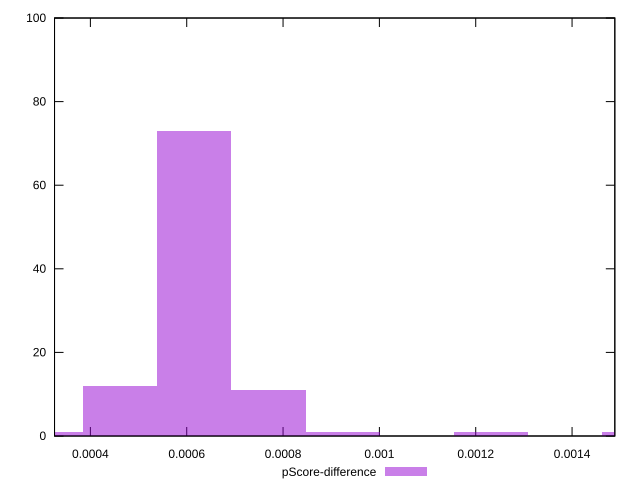

Generate this figure with gnuplot:
reset

$pScoreDifference <<EOF
0.000307914121766581 1
0.000615828243533162 73
0.00046187118264987145 12
0.0007697853044164525 11
0.0009237423652997429 1
0.001539570608832905 1
0.001231656487066324 1
EOF

set key outside below
set boxwidth 0.0001539570608832905
set xrange [0.00032556475434974974:0.001488782695155788]
set yrange [0:100]
set trange [0:100]
set style fill transparent solid 0.5 noborder
set terminal svg size 640, 490 enhanced background rgb 'white'
set output "report_00020_2021-02-19T21:17:38.612Z2/largest-contentful-paint/samples/pages+cached/pScore-difference/histogram.svg"

plot $pScoreDifference title "pScore-difference" with boxes

reset
